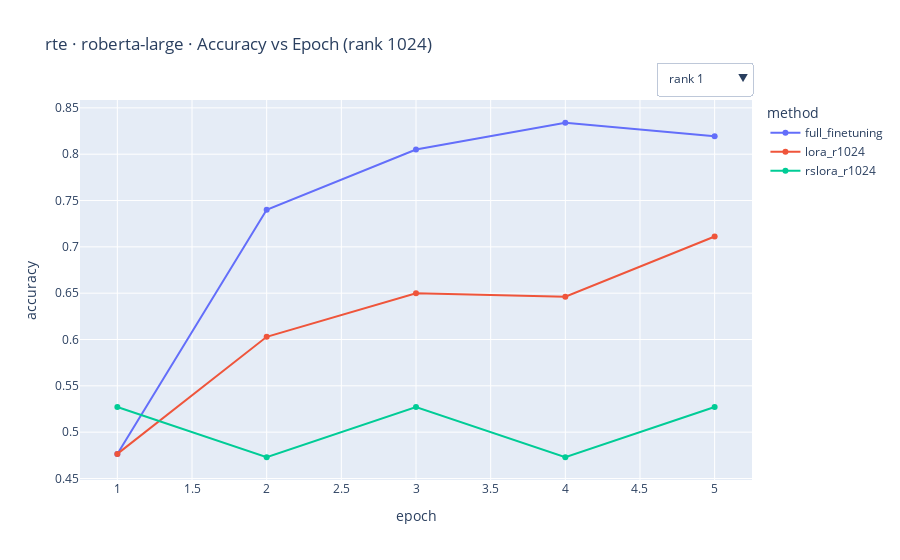

This figure's notebook cell:
### Code cell
# --- config (edit these) ---
ROOT = "./glue_results_final"
TASK = "rte"
MODEL = "roberta-large"   # or "roberta-large"

# --- imports ---
from pathlib import Path
import re
import pandas as pd
import plotly.graph_objects as go

METHODS = ("full_finetuning", "lora", "rslora")

def parse_rank(run_name: str):
    m = re.search(r"_r(\d+)_", run_name)
    return int(m.group(1)) if m else None

def read_eval(csv_path: Path) -> pd.DataFrame | None:
    try:
        df = pd.read_csv(csv_path)
    except Exception:
        return None
    # normalize column names
    if "eval_accuracy" in df.columns and "accuracy" not in df.columns:
        df = df.rename(columns={"eval_accuracy": "accuracy"})
    if "eval_loss" in df.columns and "loss" not in df.columns:
        df = df.rename(columns={"eval_loss": "loss"})
    # ensure epoch column
    if "epoch" not in df.columns:
        df = df.reset_index().rename(columns={"index": "epoch"})
        df["epoch"] = df["epoch"] + 1
    # keep only epochs 1..5 if present
    df = df[df["epoch"].astype(float).between(1, 5)]
    return df

# --- load data (best runs only) ---
base = Path(ROOT) / TASK / MODEL
runs = []
for meth in METHODS:
    mdir = base / meth
    if not mdir.exists():
        continue
    for run in sorted([p for p in mdir.iterdir() if p.is_dir() and p.name.endswith("_best_accuracy")]):
        df = read_eval(run / "eval_per_epoch.csv")
        if df is None or "accuracy" not in df.columns:
            continue
        df = df.sort_values("epoch")
        runs.append({
            "method": meth,
            "rank": parse_rank(run.name) if meth != "full_finetuning" else None,
            "name": run.name,
            "df": df
        })

# group helpers
full = next((r for r in runs if r["method"] == "full_finetuning"), None)
ranks = sorted({r["rank"] for r in runs if r["rank"] is not None})

# --- build figure: Accuracy vs Epoch with rank dropdown ---
fig = go.Figure()

# trace 0: full_finetuning (static)
if full is not None:
    fig.add_trace(go.Scatter(
        x=full["df"]["epoch"], y=full["df"]["accuracy"],
        mode="lines+markers",
        name="full_finetuning",
        hovertext=[full["name"]]*len(full["df"]),
        visible=True
    ))
else:
    fig.add_trace(go.Scatter(x=[], y=[], name="full_finetuning", visible=True))

# pick initial rank (first available)
r0 = ranks[9] if ranks else None
def slice_rank(method, r):
    for item in runs:
        if item["method"] == method and item["rank"] == r:
            return item["df"], item["name"]
    return pd.DataFrame({"epoch": [], "accuracy": []}), ""

# trace 1: lora at r0
df_l0, nm_l0 = slice_rank("lora", r0) if r0 is not None else (pd.DataFrame({"epoch": [], "accuracy": []}), "")
fig.add_trace(go.Scatter(
    x=df_l0["epoch"], y=df_l0["accuracy"], mode="lines+markers",
    name=f"lora_r{r0}" if r0 is not None else "lora",
    hovertext=[nm_l0]*len(df_l0), visible=True
))

# trace 2: rslora at r0
df_r0, nm_r0 = slice_rank("rslora", r0) if r0 is not None else (pd.DataFrame({"epoch": [], "accuracy": []}), "")
fig.add_trace(go.Scatter(
    x=df_r0["epoch"], y=df_r0["accuracy"], mode="lines+markers",
    name=f"rslora_r{r0}" if r0 is not None else "rslora",
    hovertext=[nm_r0]*len(df_r0), visible=True
))

# dropdown to switch rank
buttons = []
for r in ranks:
    dfl, nml = slice_rank("lora", r)
    dfr, nmr = slice_rank("rslora", r)

    # traces: 0=full_ft, 1=lora, 2=rslora
    buttons.append(dict(
        label=f"rank {r}",
        method="update",
        args=[
            {"x": [
                full["df"]["epoch"] if full else [],  # trace 0
                dfl["epoch"],                         # trace 1
                dfr["epoch"],                         # trace 2
            ],
             "y": [
                full["df"]["accuracy"] if full else [],
                dfl["accuracy"],
                dfr["accuracy"],
             ],
             "name": [
                "full_finetuning",
                f"lora_r{r}",
                f"rslora_r{r}",
             ],
             "hovertext": [
                [full["name"]]*len(full["df"]) if full else [],
                [nml]*len(dfl),
                [nmr]*len(dfr),
             ]},
            {"title": f"{TASK} · {MODEL} · Accuracy vs Epoch (rank {r})"}
        ]
    ))

fig.update_layout(
    title=f"{TASK} · {MODEL} · Accuracy vs Epoch" + (f" (rank {r0})" if r0 is not None else ""),
    xaxis_title="epoch",
    yaxis_title="accuracy",
    legend_title_text="method",
    updatemenus=[dict(
        buttons=buttons,
        direction="down",
        showactive=True,
        x=1.0, xanchor="right",
        y=1.1, yanchor="top"
    )] if ranks else []
)

fig

### Figure 1 — Plotly figure (JSON) as saved in the notebook; plotly's stock layout.template omitted (floating-point values rounded to 4 significant figures)
{"data": [{"hovertext": ["full_finetuning_lr1e-05_best_accuracy", "full_finetuning_lr1e-05_best_accuracy", "full_finetuning_lr1e-05_best_accuracy", "full_finetuning_lr1e-05_best_accuracy", "full_finetuning_lr1e-05_best_accuracy"], "mode": "lines+markers", "name": "full_finetuning", "type": "scatter", "visible": true, "x": [1.0, 2.0, 3.0, 4.0, 5.0], "y": [0.4765, 0.7401, 0.8051, 0.8339, 0.8195]}, {"hovertext": ["lora_r1024_alpha1024_lr1.77827941e-05_best_accuracy", "lora_r1024_alpha1024_lr1.77827941e-05_best_accuracy", "lora_r1024_alpha1024_lr1.77827941e-05_best_accuracy", "lora_r1024_alpha1024_lr1.77827941e-05_best_accuracy", "lora_r1024_alpha1024_lr1.77827941e-05_best_accuracy"], "mode": "lines+markers", "name": "lora_r1024", "type": "scatter", "visible": true, "x": [1.0, 2.0, 3.0, 4.0, 5.0], "y": [0.4765, 0.6029, 0.6498, 0.6462, 0.7112]}, {"hovertext": ["rslora_r1024_alpha1024_lr0.0001_best_accuracy", "rslora_r1024_alpha1024_lr0.0001_best_accuracy", "rslora_r1024_alpha1024_lr0.0001_best_accuracy", "rslora_r1024_alpha1024_lr0.0001_best_accuracy", "rslora_r1024_alpha1024_lr0.0001_best_accuracy"], "mode": "lines+markers", "name": "rslora_r1024", "type": "scatter", "visible": true, "x": [1.0, 2.0, 3.0, 4.0, 5.0], "y": [0.5271, 0.4729, 0.5271, 0.4729, 0.5271]}], "layout": {"legend": {"title": {"text": "method"}}, "title": {"text": "rte · roberta-large · Accuracy vs Epoch (rank 1024)"}, "updatemenus": [{"buttons": [{"args": [{"hovertext": [["full_finetuning_lr1e-05_best_accuracy", "full_finetuning_lr1e-05_best_accuracy", "full_finetuning_lr1e-05_best_accuracy", "full_finetuning_lr1e-05_best_accuracy", "full_finetuning_lr1e-05_best_accuracy"], ["lora_r1_alpha1_lr0.001_best_accuracy", "lora_r1_alpha1_lr0.001_best_accuracy", "lora_r1_alpha1_lr0.001_best_accuracy", "lora_r1_alpha1_lr0.001_best_accuracy", "lora_r1_alpha1_lr0.001_best_accuracy"], ["rslora_r1_alpha1_lr0.001_best_accuracy", "rslora_r1_alpha1_lr0.001_best_accuracy", "rslora_r1_alpha1_lr0.001_best_accuracy", "rslora_r1_alpha1_lr0.001_best_accuracy", "rslora_r1_alpha1_lr0.001_best_accuracy"]], "name": ["full_finetuning", "lora_r1", "rslora_r1"], "x": [[1, 2, 3, 4, 5], [1, 2, 3, 4, 5], [1, 2, 3, 4, 5]], "y": [[0.4765, 0.7401, 0.8051, 0.8339, 0.8195], [0.4729, 0.7184, 0.8123, 0.8303, 0.8303], [0.4729, 0.7184, 0.8123, 0.8303, 0.8303]]}, {"title": "rte · roberta-large · Accuracy vs Epoch (rank 1)"}], "label": "rank 1", "method": "update"}, {"args": [{"hovertext": [["full_finetuning_lr1e-05_best_accuracy", "full_finetuning_lr1e-05_best_accuracy", "full_finetuning_lr1e-05_best_accuracy", "full_finetuning_lr1e-05_best_accuracy", "full_finetuning_lr1e-05_best_accuracy"], ["lora_r4_alpha4_lr0.001_best_accuracy", "lora_r4_alpha4_lr0.001_best_accuracy", "lora_r4_alpha4_lr0.001_best_accuracy", "lora_r4_alpha4_lr0.001_best_accuracy", "lora_r4_alpha4_lr0.001_best_accuracy"], ["rslora_r4_alpha4_lr0.001_best_accuracy", "rslora_r4_alpha4_lr0.001_best_accuracy", "rslora_r4_alpha4_lr0.001_best_accuracy", "rslora_r4_alpha4_lr0.001_best_accuracy", "rslora_r4_alpha4_lr0.001_best_accuracy"]], "name": ["full_finetuning", "lora_r4", "rslora_r4"], "x": [[1, 2, 3, 4, 5], [1, 2, 3, 4, 5], [1, 2, 3, 4, 5]], "y": [[0.4765, 0.7401, 0.8051, 0.8339, 0.8195], [0.5271, 0.8087, 0.8267, 0.8592, 0.8556], [0.5271, 0.7653, 0.8448, 0.8448, 0.8412]]}, {"title": "rte · roberta-large · Accuracy vs Epoch (rank 4)"}], "label": "rank 4", "method": "update"}, {"args": [{"hovertext": [["full_finetuning_lr1e-05_best_accuracy", "full_finetuning_lr1e-05_best_accuracy", "full_finetuning_lr1e-05_best_accuracy", "full_finetuning_lr1e-05_best_accuracy", "full_finetuning_lr1e-05_best_accuracy"], ["lora_r8_alpha8_lr0.00031622776601683794_best_accuracy", "lora_r8_alpha8_lr0.00031622776601683794_best_accuracy", "lora_r8_alpha8_lr0.00031622776601683794_best_accuracy", "lora_r8_alpha8_lr0.00031622776601683794_best_accuracy", "lora_r8_alpha8_lr0.00031622776601683794_best_accuracy"], ["rslora_r8_alpha8_lr0.00031622776601683794_best_accuracy", "rslora_r8_alpha8_lr0.00031622776601683794_best_accuracy", "rslora_r8_alpha8_lr0.00031622776601683794_best_accuracy", "rslora_r8_alpha8_lr0.00031622776601683794_best_accuracy", "rslora_r8_alpha8_lr0.00031622776601683794_best_accuracy"]], "name": ["full_finetuning", "lora_r8", "rslora_r8"], "x": [[1, 2, 3, 4, 5], [1, 2, 3, 4, 5], [1, 2, 3, 4, 5]], "y": [[0.4765, 0.7401, 0.8051, 0.8339, 0.8195], [0.491, 0.7473, 0.8484, 0.8339, 0.8195], [0.5271, 0.8231, 0.8123, 0.8231, 0.8339]]}, {"title": "rte · roberta-large · Accuracy vs Epoch (rank 8)"}], "label": "rank 8", "method": "update"}, {"args": [{"hovertext": [["full_finetuning_lr1e-05_best_accuracy", "full_finetuning_lr1e-05_best_accuracy", "full_finetuning_lr1e-05_best_accuracy", "full_finetuning_lr1e-05_best_accuracy", "full_finetuning_lr1e-05_best_accuracy"], ["lora_r16_alpha16_lr0.00031622776601683794_best_accuracy", "lora_r16_alpha16_lr0.00031622776601683794_best_accuracy", "lora_r16_alpha16_lr0.00031622776601683794_best_accuracy", "lora_r16_alpha16_lr0.00031622776601683794_best_accuracy", "lora_r16_alpha16_lr0.00031622776601683794_best_accuracy"], ["rslora_r16_alpha16_lr0.0001_best_accuracy", "rslora_r16_alpha16_lr0.0001_best_accuracy", "rslora_r16_alpha16_lr0.0001_best_accuracy", "rslora_r16_alpha16_lr0.0001_best_accuracy", "rslora_r16_alpha16_lr0.0001_best_accuracy"]], "name": ["full_finetuning", "lora_r16", "rslora_r16"], "x": [[1, 2, 3, 4, 5], [1, 2, 3, 4, 5], [1, 2, 3, 4, 5]], "y": [[0.4765, 0.7401, 0.8051, 0.8339, 0.8195], [0.5307, 0.7726, 0.8448, 0.8592, 0.8484], [0.4729, 0.6823, 0.7978, 0.8556, 0.8375]]}, {"title": "rte · roberta-large · Accuracy vs Epoch (rank 16)"}], "label": "rank 16", "method": "update"}, {"args": [{"hovertext": [["full_finetuning_lr1e-05_best_accuracy", "full_finetuning_lr1e-05_best_accuracy", "full_finetuning_lr1e-05_best_accuracy", "full_finetuning_lr1e-05_best_accuracy", "full_finetuning_lr1e-05_best_accuracy"], ["lora_r32_alpha32_lr0.0001_best_accuracy", "lora_r32_alpha32_lr0.0001_best_accuracy", "lora_r32_alpha32_lr0.0001_best_accuracy", "lora_r32_alpha32_lr0.0001_best_accuracy", "lora_r32_alpha32_lr0.0001_best_accuracy"], ["rslora_r32_alpha32_lr0.0001_best_accuracy", "rslora_r32_alpha32_lr0.0001_best_accuracy", "rslora_r32_alpha32_lr0.0001_best_accuracy", "rslora_r32_alpha32_lr0.0001_best_accuracy", "rslora_r32_alpha32_lr0.0001_best_accuracy"]], "name": ["full_finetuning", "lora_r32", "rslora_r32"], "x": [[1, 2, 3, 4, 5], [1, 2, 3, 4, 5], [1, 2, 3, 4, 5]], "y": [[0.4765, 0.7401, 0.8051, 0.8339, 0.8195], [0.4729, 0.5271, 0.7653, 0.8195, 0.8195], [0.6318, 0.8267, 0.8448, 0.8448, 0.8375]]}, {"title": "rte · roberta-large · Accuracy vs Epoch (rank 32)"}], "label": "rank 32", "method": "update"}, {"args": [{"hovertext": [["full_finetuning_lr1e-05_best_accuracy", "full_finetuning_lr1e-05_best_accuracy", "full_finetuning_lr1e-05_best_accuracy", "full_finetuning_lr1e-05_best_accuracy", "full_finetuning_lr1e-05_best_accuracy"], ["lora_r64_alpha64_lr0.00031622776601683794_best_accuracy", "lora_r64_alpha64_lr0.00031622776601683794_best_accuracy", "lora_r64_alpha64_lr0.00031622776601683794_best_accuracy", "lora_r64_alpha64_lr0.00031622776601683794_best_accuracy", "lora_r64_alpha64_lr0.00031622776601683794_best_accuracy"], ["rslora_r64_alpha64_lr1.77827941e-05_best_accuracy", "rslora_r64_alpha64_lr1.77827941e-05_best_accuracy", "rslora_r64_alpha64_lr1.77827941e-05_best_accuracy", "rslora_r64_alpha64_lr1.77827941e-05_best_accuracy", "rslora_r64_alpha64_lr1.77827941e-05_best_accuracy"]], "name": ["full_finetuning", "lora_r64", "rslora_r64"], "x": [[1, 2, 3, 4, 5], [1, 2, 3, 4, 5], [1, 2, 3, 4, 5]], "y": [[0.4765, 0.7401, 0.8051, 0.8339, 0.8195], [0.5451, 0.7653, 0.8267, 0.8448, 0.852], [0.4729, 0.7726, 0.8087, 0.8448, 0.8484]]}, {"title": "rte · roberta-large · Accuracy vs Epoch (rank 64)"}], "label": "rank 64", "method": "update"}, {"args": [{"hovertext": [["full_finetuning_lr1e-05_best_accuracy", "full_finetuning_lr1e-05_best_accuracy", "full_finetuning_lr1e-05_best_accuracy", "full_finetuning_lr1e-05_best_accuracy", "full_finetuning_lr1e-05_best_accuracy"], ["lora_r128_alpha128_lr5.623413251903491e-05_best_accuracy", "lora_r128_alpha128_lr5.623413251903491e-05_best_accuracy", "lora_r128_alpha128_lr5.623413251903491e-05_best_accuracy", "lora_r128_alpha128_lr5.623413251903491e-05_best_accuracy", "lora_r128_alpha128_lr5.623413251903491e-05_best_accuracy"], ["rslora_r128_alpha128_lr1.77827941e-05_best_accuracy", "rslora_r128_alpha128_lr1.77827941e-05_best_accuracy", "rslora_r128_alpha128_lr1.77827941e-05_best_accuracy", "rslora_r128_alpha128_lr1.77827941e-05_best_accuracy", "rslora_r128_alpha128_lr1.77827941e-05_best_accuracy"]], "name": ["full_finetuning", "lora_r128", "rslora_r128"], "x": [[1, 2, 3, 4, 5], [1, 2, 3, 4, 5], [1, 2, 3, 4, 5]], "y": [[0.4765, 0.7401, 0.8051, 0.8339, 0.8195], [0.4729, 0.7834, 0.8267, 0.8267, 0.8412], [0.5271, 0.704, 0.7581, 0.8556, 0.8556]]}, {"title": "rte · roberta-large · Accuracy vs Epoch (rank 128)"}], "label": "rank 128", "method": "update"}, {"args": [{"hovertext": [["full_finetuning_lr1e-05_best_accuracy", "full_finetuning_lr1e-05_best_accuracy", "full_finetuning_lr1e-05_best_accuracy", "full_finetuning_lr1e-05_best_accuracy", "full_finetuning_lr1e-05_best_accuracy"], ["lora_r256_alpha256_lr3.1622776601683795e-05_best_accuracy", "lora_r256_alpha256_lr3.1622776601683795e-05_best_accuracy", "lora_r256_alpha256_lr3.1622776601683795e-05_best_accuracy", "lora_r256_alpha256_lr3.1622776601683795e-05_best_accuracy", "lora_r256_alpha256_lr3.1622776601683795e-05_best_accuracy"], ["rslora_r256_alpha256_lr0.00031622776601683794_best_accuracy", "rslora_r256_alpha256_lr0.00031622776601683794_best_accuracy", "rslora_r256_alpha256_lr0.00031622776601683794_best_accuracy", "rslora_r256_alpha256_lr0.00031622776601683794_best_accuracy", "rslora_r256_alpha256_lr0.00031622776601683794_best_accuracy"]], "name": ["full_finetuning", "lora_r256", "rslora_r256"], "x": [[1, 2, 3, 4, 5], [1, 2, 3, 4, 5], [1, 2, 3, 4, 5]], "y": [[0.4765, 0.7401, 0.8051, 0.8339, 0.8195], [0.4729, 0.8051, 0.8303, 0.8375, 0.8448], [0.4729, 0.5271, 0.5271, 0.4729, 0.5271]]}, {"title": "rte · roberta-large · Accuracy vs Epoch (rank 256)"}], "label": "rank 256", "method": "update"}, {"args": [{"hovertext": [["full_finetuning_lr1e-05_best_accuracy", "full_finetuning_lr1e-05_best_accuracy", "full_finetuning_lr1e-05_best_accuracy", "full_finetuning_lr1e-05_best_accuracy", "full_finetuning_lr1e-05_best_accuracy"], ["lora_r512_alpha512_lr1.778279410038923e-05_best_accuracy", "lora_r512_alpha512_lr1.778279410038923e-05_best_accuracy", "lora_r512_alpha512_lr1.778279410038923e-05_best_accuracy", "lora_r512_alpha512_lr1.778279410038923e-05_best_accuracy", "lora_r512_alpha512_lr1.778279410038923e-05_best_accuracy"], ["rslora_r512_alpha512_lr0.0001_best_accuracy", "rslora_r512_alpha512_lr0.0001_best_accuracy", "rslora_r512_alpha512_lr0.0001_best_accuracy", "rslora_r512_alpha512_lr0.0001_best_accuracy", "rslora_r512_alpha512_lr0.0001_best_accuracy"]], "name": ["full_finetuning", "lora_r512", "rslora_r512"], "x": [[1, 2, 3, 4, 5], [1, 2, 3, 4, 5], [1, 2, 3, 4, 5]], "y": [[0.4765, 0.7401, 0.8051, 0.8339, 0.8195], [0.4729, 0.7834, 0.8195, 0.8303, 0.8339], [0.4729, 0.4729, 0.5271, 0.4729, 0.5271]]}, {"title": "rte · roberta-large · Accuracy vs Epoch (rank 512)"}], "label": "rank 512", "method": "update"}, {"args": [{"hovertext": [["full_finetuning_lr1e-05_best_accuracy", "full_finetuning_lr1e-05_best_accuracy", "full_finetuning_lr1e-05_best_accuracy", "full_finetuning_lr1e-05_best_accuracy", "full_finetuning_lr1e-05_best_accuracy"], ["lora_r1024_alpha1024_lr1.77827941e-05_best_accuracy", "lora_r1024_alpha1024_lr1.77827941e-05_best_accuracy", "lora_r1024_alpha1024_lr1.77827941e-05_best_accuracy", "lora_r1024_alpha1024_lr1.77827941e-05_best_accuracy", "lora_r1024_alpha1024_lr1.77827941e-05_best_accuracy"], ["rslora_r1024_alpha1024_lr0.0001_best_accuracy", "rslora_r1024_alpha1024_lr0.0001_best_accuracy", "rslora_r1024_alpha1024_lr0.0001_best_accuracy", "rslora_r1024_alpha1024_lr0.0001_best_accuracy", "rslora_r1024_alpha1024_lr0.0001_best_accuracy"]], "name": ["full_finetuning", "lora_r1024", "rslora_r1024"], "x": [[1, 2, 3, 4, 5], [1, 2, 3, 4, 5], [1, 2, 3, 4, 5]], "y": [[0.4765, 0.7401, 0.8051, 0.8339, 0.8195], [0.4765, 0.6029, 0.6498, 0.6462, 0.7112], [0.5271, 0.4729, 0.5271, 0.4729, 0.5271]]}, {"title": "rte · roberta-large · Accuracy vs Epoch (rank 1024)"}], "label": "rank 1024", "method": "update"}], "direction": "down", "showactive": true, "x": 1, "xanchor": "right", "y": 1.1, "yanchor": "top"}], "xaxis": {"title": {"text": "epoch"}}, "yaxis": {"title": {"text": "accuracy"}}}}
